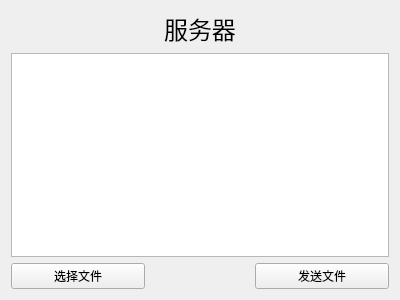
<?xml version="1.0" encoding="UTF-8"?>
<ui version="4.0">
 <class>ServerWidget</class>
 <widget class="QWidget" name="ServerWidget">
  <property name="geometry">
   <rect>
    <x>0</x>
    <y>0</y>
    <width>400</width>
    <height>300</height>
   </rect>
  </property>
  <property name="windowTitle">
   <string>ServerWidget</string>
  </property>
  <layout class="QGridLayout" name="gridLayout">
   <item row="0" column="0">
    <spacer name="horizontalSpacer">
     <property name="orientation">
      <enum>Qt::Horizontal</enum>
     </property>
     <property name="sizeHint" stdset="0">
      <size>
       <width>134</width>
       <height>20</height>
      </size>
     </property>
    </spacer>
   </item>
   <item row="0" column="1">
    <widget class="QLabel" name="label">
     <property name="font">
      <font>
       <family>楷体</family>
       <pointsize>18</pointsize>
      </font>
     </property>
     <property name="text">
      <string>服务器</string>
     </property>
     <property name="alignment">
      <set>Qt::AlignCenter</set>
     </property>
    </widget>
   </item>
   <item row="0" column="2">
    <spacer name="horizontalSpacer_2">
     <property name="orientation">
      <enum>Qt::Horizontal</enum>
     </property>
     <property name="sizeHint" stdset="0">
      <size>
       <width>134</width>
       <height>20</height>
      </size>
     </property>
    </spacer>
   </item>
   <item row="1" column="0" colspan="3">
    <widget class="QTextEdit" name="textEdit"/>
   </item>
   <item row="2" column="0">
    <widget class="QPushButton" name="buttonFile">
     <property name="text">
      <string>选择文件</string>
     </property>
    </widget>
   </item>
   <item row="2" column="1">
    <spacer name="horizontalSpacer_3">
     <property name="orientation">
      <enum>Qt::Horizontal</enum>
     </property>
     <property name="sizeHint" stdset="0">
      <size>
       <width>87</width>
       <height>20</height>
      </size>
     </property>
    </spacer>
   </item>
   <item row="2" column="2">
    <widget class="QPushButton" name="buttonSend">
     <property name="text">
      <string>发送文件</string>
     </property>
    </widget>
   </item>
  </layout>
 </widget>
 <layoutdefault spacing="6" margin="11"/>
 <resources/>
 <connections/>
</ui>
